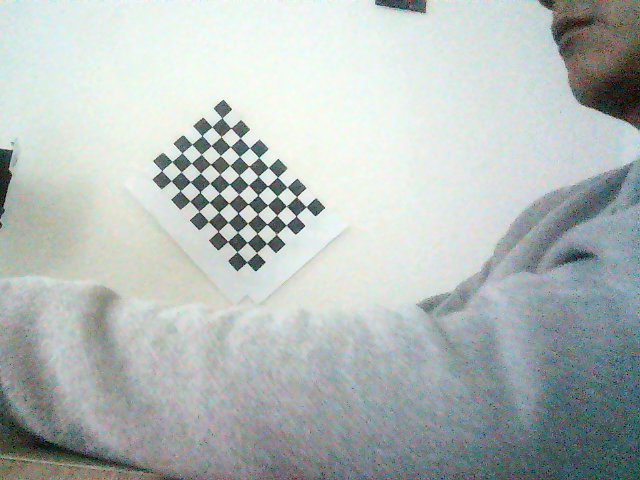
#> input picture cal_imgs/0_img.png, 640 x 480 px; its folder holds 4 pictures in this run
$ python 0020_camera_calibrate.py
#> lines starting #> are read from the running program, lines starting #| are printed output that depends on the picture; after the words box and inside, x2 and y2 are one past the last pixel; in counts of white or black regions, pixels touching at a corner belong together
### libs/cam_calib_utils.py
import numpy as np
import cv2

# [25 lines left out: function inv_svd, not called in this run]


def detect_chess_board_points(frame, ptrn_size):
    # Precompute Pw positions: By default cv2 locates the origin at the left-upper corner.
    # format: (0,0,0),(1,0,0),(2,0,0)......(last,last,0)
    # world coords is over the paper hence z=0 for all poins.
    P_chs = np.zeros((ptrn_size[0]*ptrn_size[1],3), np.float32)
    P_chs[:,:2] = np.mgrid[0:ptrn_size[0],0:ptrn_size[1]].T.reshape(-1,2)

    # convert to grey
    frame_gray = cv2.cvtColor(frame,cv2.COLOR_RGB2GRAY)
    ret, P_pxl_tmp = cv2.findChessboardCorners(frame_gray, ptrn_size,None)

    if ret==True:
        criteria = (cv2.TERM_CRITERIA_EPS + cv2.TERM_CRITERIA_MAX_ITER, 30, 0.001)
        P_pxl = cv2.cornerSubPix(frame_gray,P_pxl_tmp,(10,10),(0,0),criteria)
        P_pxl = P_pxl.reshape(-1,2)

        # Notice that since each point is taken from different images, the origin of the world
        # coordinates (corner of chessboard with 0 index) might be different.
        # Ensure that the origin is the left most corner.
        if P_pxl[0,1] > P_pxl[-1,1]: # P0 to the right of Pf (INVERT ORDER)
            P_pxl = P_pxl[::-1,:]
    else:
        P_chs = []
        P_pxl = []
    return ret, P_chs, P_pxl


def find_chessboard_on_image_files(chess_img_files, ptrn_size, scale_down:False):
    ''' Collects the pair of points in chess and pixel coords.
        Each element in the lists are the associated ones to each image.

             ptrn_size: This is very important!!! wrong param->unable to decode.
    '''
#> called with ptrn_size = (6, 4), scale_down = False

    # creating the lists (one sequence per image)
    P_chs_list = []
    P_pxl_list = []
    ret_list = []
    img_size = 0,0
    for img_file in chess_img_files:
        frame = cv2.imread(img_file)
#> frame is the input picture: shape (480, 640, 3); mean B, G, R 185.4, 187.4, 179.5
        if scale_down:
            frame = cv2.resize(frame,(640,480))

        ret, P_chs, P_pxl = detect_chess_board_points(frame, ptrn_size)
#> in detect_chess_board_points, `frame_gray = cv2.cvtColor(frame,cv2.COLOR_RGB2GRAY)`:
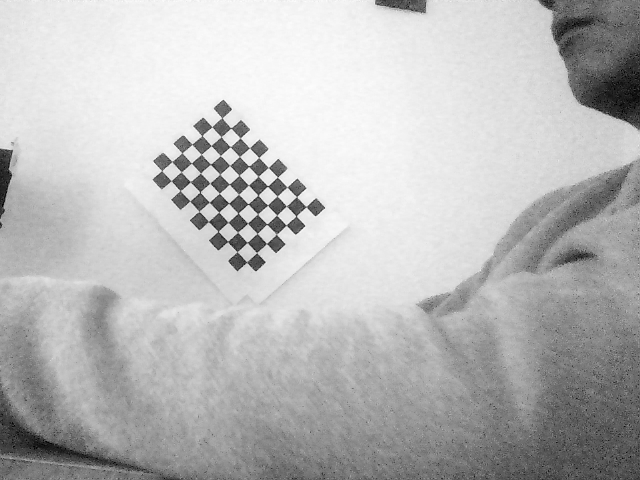
#> frame_gray: shape (480, 640); min 0, max 252, mean 185.9
#> in detect_chess_board_points, `ret, P_pxl_tmp = cv2.findChessboardCorners(frame_gray, ptrn_size,None)`: ret = False; P_pxl_tmp = None
#> ret = False; P_chs = []; P_pxl = []

        # append results
        ret_list.append(ret)
        P_chs_list.append(P_chs)
        P_pxl_list.append(P_pxl)
        img_size = frame.shape[:2]
#> img_size = (480, 640)
#> pass 2 of the loop in find_chessboard_on_image_files, `for img_file in chess_img_files:`:
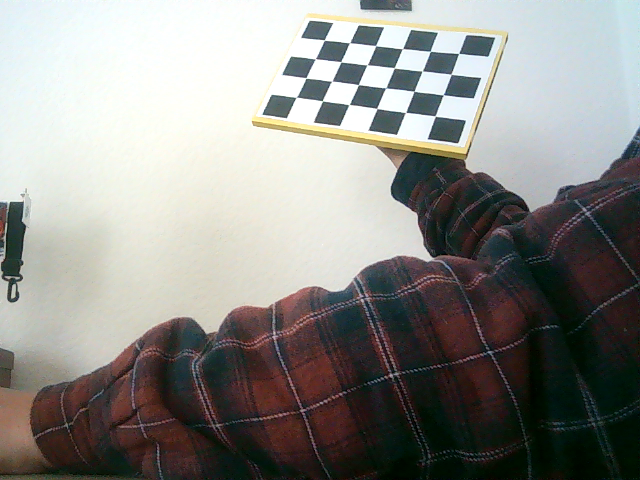
#> input picture cal_imgs/10_img.png, 640 x 480 px
#> in find_chessboard_on_image_files, frame is the input picture: shape (480, 640, 3); mean B, G, R 136.4, 140.3, 140.8
#> in detect_chess_board_points (call 2), `frame_gray = cv2.cvtColor(frame,cv2.COLOR_RGB2GRAY)`:
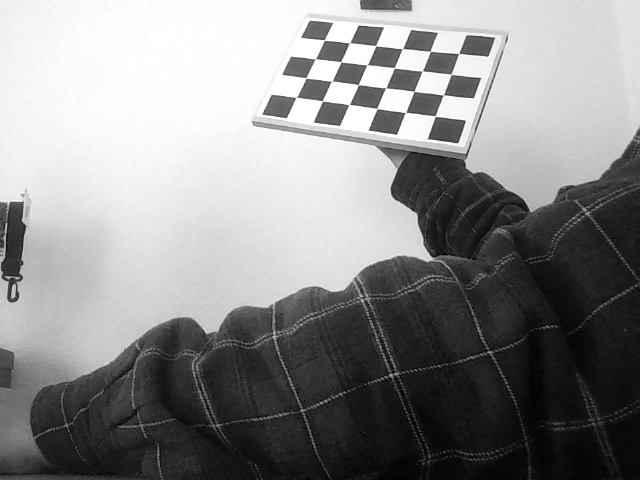
#> frame_gray: shape (480, 640); min 0, max 255, mean 139.2
#> in detect_chess_board_points (call 2), `ret, P_pxl_tmp = cv2.findChessboardCorners(frame_gray, ptrn_size,None)`: ret = True; P_pxl_tmp = 24 rows, first 8: [324.4, 40.2], [349.6, 42.68], [375.6, 45.52], [402.5, 48.6], [430.4, 51.29], [458.7, 53.41], [315.4, 58.66], [340.9, 61.7]
#> in detect_chess_board_points (call 2), `P_pxl = cv2.cornerSubPix(frame_gray,P_pxl_tmp,(10,10),(0,0),criteria)`: P_pxl = 24 rows, first 8: [324.3, 40.09], [349.5, 42.84], [375.7, 45.65], [402.4, 48.73], [430.2, 51.25], [458.7, 53.36], [315.3, 58.98], [340.8, 61.69]
#> in find_chessboard_on_image_files, `ret, P_chs, P_pxl = detect_chess_board_points(frame, ptrn_size)`: ret = True; P_chs = 24 rows, first 8: [0, 0, 0], [1, 0, 0], [2, 0, 0], [3, 0, 0], [4, 0, 0], [5, 0, 0], [0, 1, 0], [1, 1, 0]
#> pass 3 of the loop in find_chessboard_on_image_files, `for img_file in chess_img_files:`:
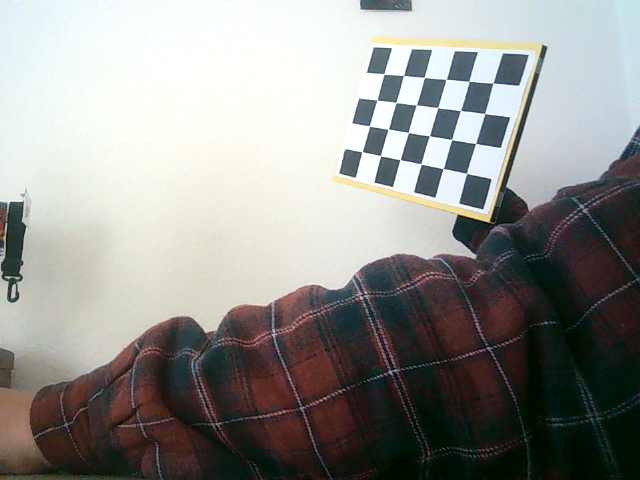
#> input picture cal_imgs/12_img.png, 640 x 480 px
#> in find_chessboard_on_image_files, frame is the input picture: shape (480, 640, 3); mean B, G, R 142.6, 145.9, 146
#> in detect_chess_board_points (call 3), `frame_gray = cv2.cvtColor(frame,cv2.COLOR_RGB2GRAY)`:
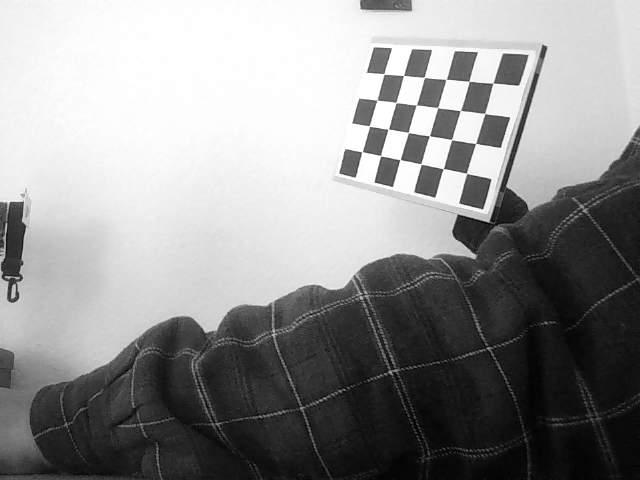
#> frame_gray: shape (480, 640); min 0, max 255, mean 144.9
#> P_pxl_tmp = 24 rows, first 8: [384, 73.94], [403.3, 75.61], [424.4, 77.3], [446, 79.47], [469, 81.24], [493, 83.09], [377.1, 100.2], [395.8, 102.6]
#> in detect_chess_board_points (call 3), `P_pxl = cv2.cornerSubPix(frame_gray,P_pxl_tmp,(10,10),(0,0),criteria)`: P_pxl = 24 rows, first 8: [383.9, 73.88], [403.5, 75.44], [424.3, 77.39], [446.3, 79.31], [469.1, 81.26], [492.9, 83.16], [377, 100.2], [396, 102.5]
#> the loop made 4 passes; the first 3 are shown
    return ret_list, P_chs_list, P_pxl_list,img_size

# [39 lines left out: functions load_camera_calibration_matrices, uv2XYZ, load_RTA_camera_matrices, not called in this run]

### 0020_camera_calibrate.py
import cv2, glob
import numpy as np
from libs.cam_calib_utils import inv_svd, find_chessboard_on_image_files

img_folder = './cal_imgs/'
chess_img_files = glob.glob(img_folder+'*_img.png')


# Step1: Collect all sequence of points for each chessboard,
#        as well as the ones in chess coords.
print(chess_img_files)
ptrn_size = ((6,4))
scale_down = False
ret_list, P_chs_list, P_pxl_list,img_size = find_chessboard_on_image_files(chess_img_files, ptrn_size,scale_down)
# select the pairs that are valid:
P_chs_list = [P_chs for P_chs,rl in zip(P_chs_list,ret_list) if rl==True]
P_pxl_list = [P_pxl for P_pxl,rl in zip(P_pxl_list,ret_list) if rl==True]


# Step2: Compute the calibration, and return the matrices: (img_size(is reverted))
ret, mtx, dist, rvecs, tvecs = cv2.calibrateCamera(P_chs_list,P_pxl_list,img_size[::-1],None,None)


# -------------------------------------------------------------
# -------------------------------------------------------------
# Step3: save results and show location of points on all image:
for i in range(len(chess_img_files)):
    print(i)
    frame = cv2.imread(chess_img_files[i])
    frame = cv2.cvtColor(frame,cv2.COLOR_RGB2GRAY)
    #frame = cv2.resize(frame,(640,480))
    cv2.drawChessboardCorners(frame,ptrn_size,P_pxl_list[i],True)
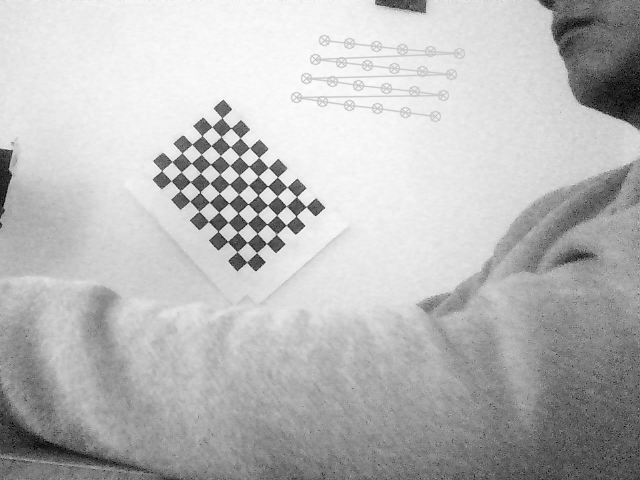
#> frame: shape (480, 640); 1.5% of pixels changed, all inside (x1, y1, x2, y2) = (290, 34, 466, 123)
    for p_idx, p in enumerate(P_pxl_list[i]):
        p = [int(a) for a in p]
        cv2.putText(frame,str(p_idx),p,cv2.FONT_HERSHEY_COMPLEX,.4,(0,0,0),1,1)
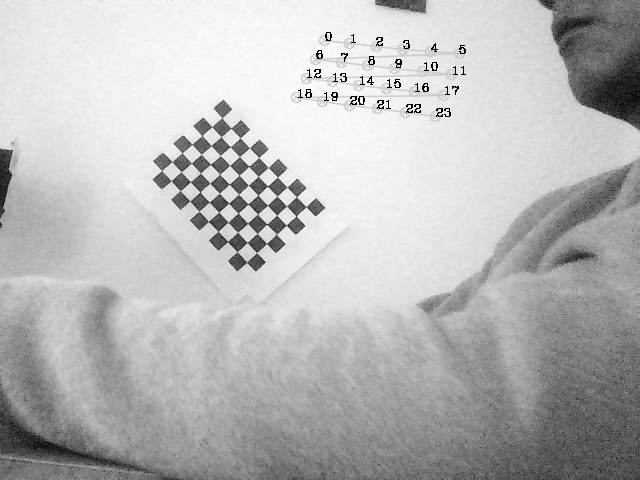
#> frame: shape (480, 640); 0.33% of pixels changed, all inside (x1, y1, x2, y2) = (298, 32, 466, 117)
    cv2.imshow('example',frame)
    cv2.waitKey(0)
#> pass 2 of the loop `for i in range(len(chess_img_files)):`:
#> after the loop `for p_idx, p in enumerate(P_pxl_list[i]):`:
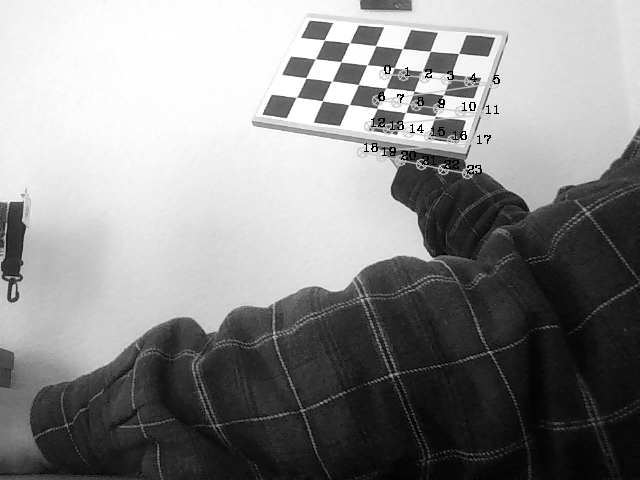
#> frame: shape (480, 640); min 0, max 255, mean 138.9
#> pass 3 of the loop `for i in range(len(chess_img_files)):`:
#> after the loop `for p_idx, p in enumerate(P_pxl_list[i]):`:
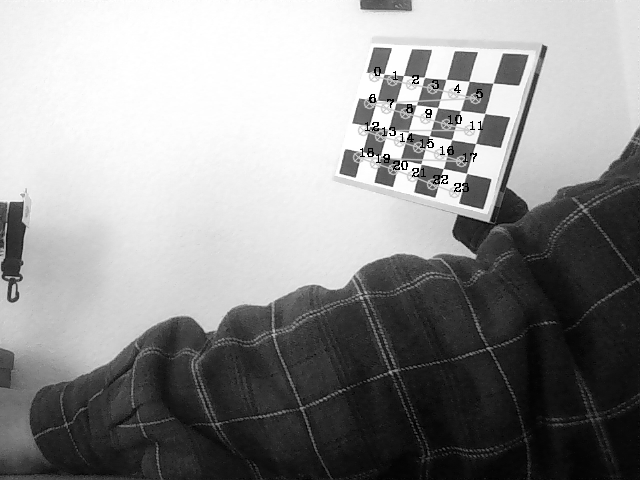
#> frame: shape (480, 640); min 0, max 255, mean 144.5
#> (the run stopped early here; a loop or call above may not have finished)
